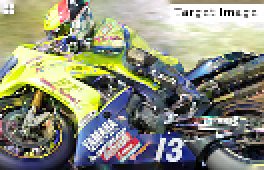
//> input picture Ex02_CascadedDisplays/img/layer_a.png, 132 x 85 px (shown 2 times larger)
$ ./main img/layer_a.png img/layer_b.png img/layer_b.png   (built with g++ and OpenCV 4)
//> lines starting //> are read from the running program, lines starting //| are printed output that depends on the picture
//
//  Exercise 02.01 Code
//  Displays WS18/19
//  Ljavin Eugen, Wadas Henri, Sohn Tin Stribor
//

#include <opencv2/opencv.hpp>
#include <opencv2/imgcodecs.hpp>
#include <stdio.h>

using namespace cv;
using namespace std;

const String PATH = "./img/";

Mat cascade(Mat layer_a, Mat layer_b) {

    //Nearest neighbours method for resizing images
    resize(layer_a, layer_a, Size(layer_a.size().width * 2, layer_a.size().height * 2), 0, 0, INTER_NEAREST);
    resize(layer_b, layer_b, Size(layer_a.size().width * 2, layer_a.size().height * 2), 0, 0, INTER_NEAREST);

    copyMakeBorder(layer_a, layer_a, 0, 1, 0, 1, BORDER_CONSTANT);
    copyMakeBorder(layer_b, layer_b, 1, 0, 1, 0, BORDER_CONSTANT);

    Mat result = layer_a.mul(layer_b / 255.0);

    return result(Rect(1, 1, result.size().width - 2, result.size().height - 2));
}

// [88 lines left out: functions correctIlluminance, factorize, wrri, not called in this run]


int main(int argc, char** argv) {

    Mat layer_a;
    Mat layer_b;
    Mat target;

    //read image data
    layer_a = imread(argv[1], 1);
//> layer_a is the input picture: 85 rows x 132 cols, CV_8UC3; mean B, G, R 122.8, 141.7, 139.5
    layer_b = imread(argv[2], 1);
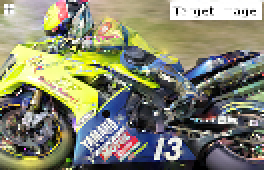
//> input picture Ex02_CascadedDisplays/img/layer_b.png, 132 x 85 px (shown 2 times larger)
//> layer_b is the input picture: 85 rows x 132 cols, CV_8UC3; mean B, G, R 111.1, 132.9, 132
    target = imread(argv[3], 1);

    if (argc < 4 || !layer_a.data || !layer_b.data || !target.data) {
        printf ("Not enough args / No image data \n");
        return -1;
    }


    namedWindow("Layer A", CV_WINDOW_AUTOSIZE);
    imshow("Layer A", layer_a);
    namedWindow("Layer B", CV_WINDOW_AUTOSIZE);
    imshow("Layer B", layer_b);
    namedWindow("High Res", CV_WINDOW_AUTOSIZE);
    imshow("High Res", target);

    Mat result = cascade(layer_a, layer_b);
//> in cascade, `resize(layer_a, layer_a, Size(layer_a.size().width * 2, layer_a.size()..`:
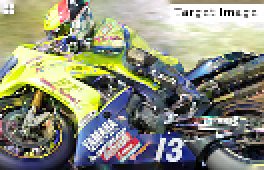
//> layer_a: 170 rows x 264 cols, CV_8UC3; mean B, G, R 122.8, 141.7, 139.5
//> in cascade, `resize(layer_b, layer_b, Size(layer_a.size().width * 2, layer_a.size()..`:
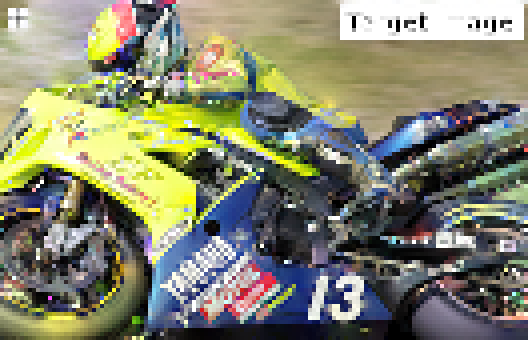
//> layer_b: 340 rows x 528 cols, CV_8UC3; mean B, G, R 111.1, 132.9, 132
//> in cascade, `copyMakeBorder(layer_a, layer_a, 0, 1, 0, 1, BORDER_CONSTANT);`:
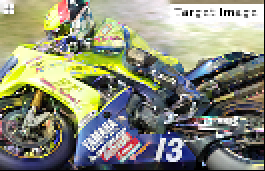
//> layer_a: 171 rows x 265 cols, CV_8UC3; mean B, G, R 121.6, 140.3, 138.2
//> in cascade, `copyMakeBorder(layer_b, layer_b, 1, 0, 1, 0, BORDER_CONSTANT);`:
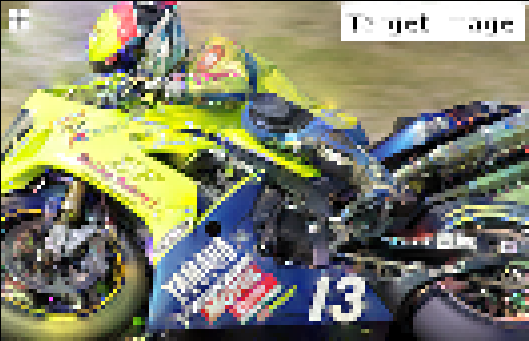
//> layer_b: 341 rows x 529 cols, CV_8UC3; mean B, G, R 110.6, 132.2, 131.3
//> (the run ends here: the program stops with an error, at `Mat result = layer_a.mul(layer_b / 255.0);`)
